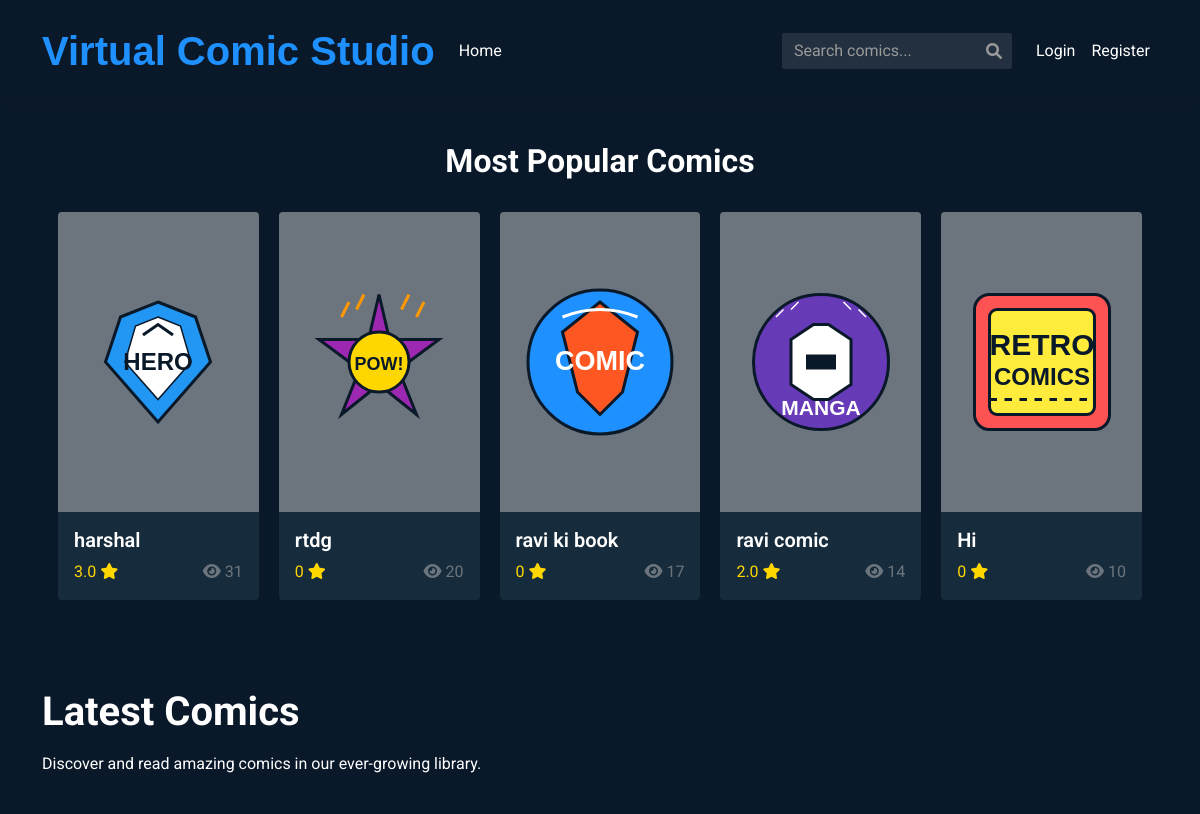
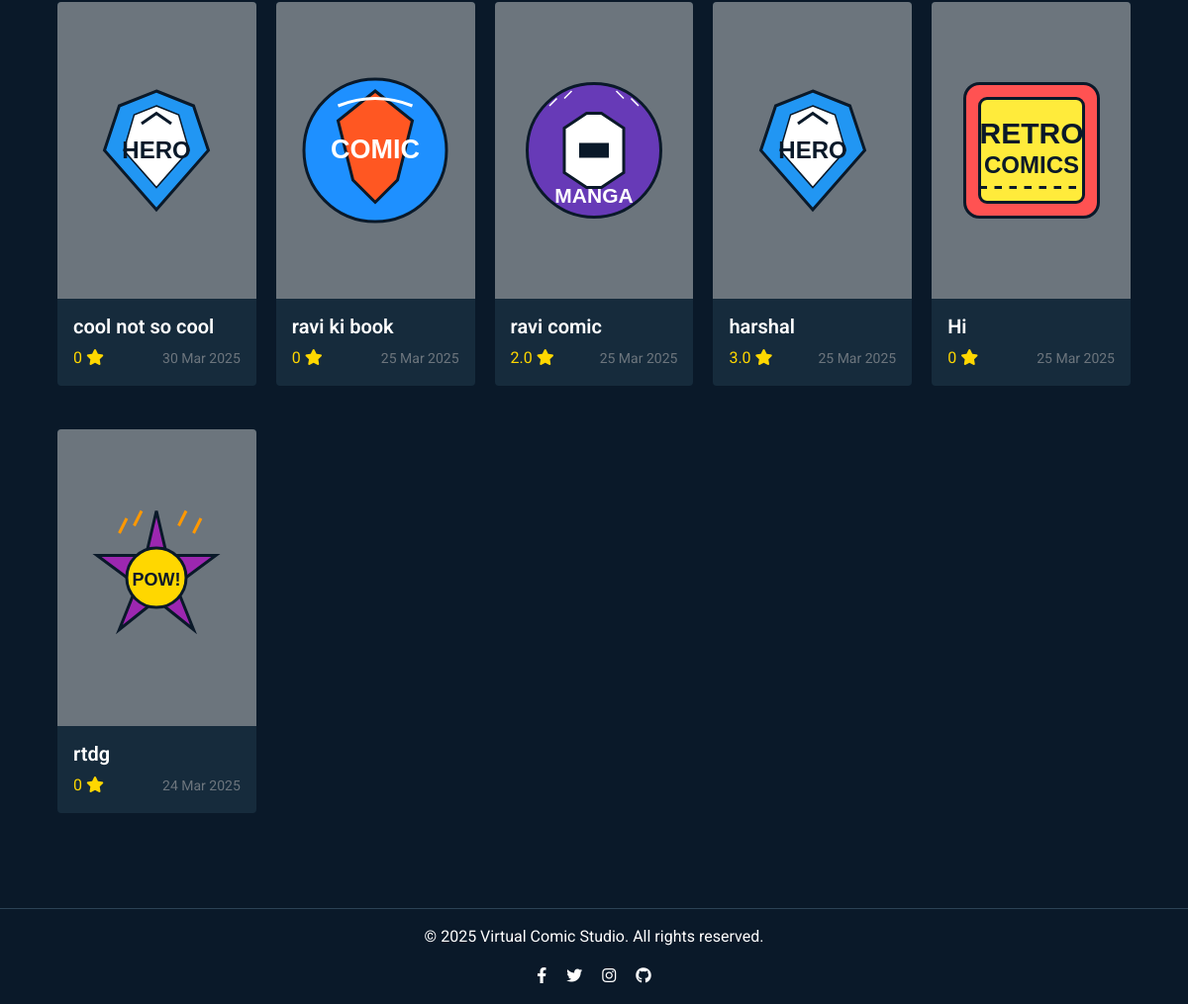
The app's page /, older data (2 pictures, top to bottom).
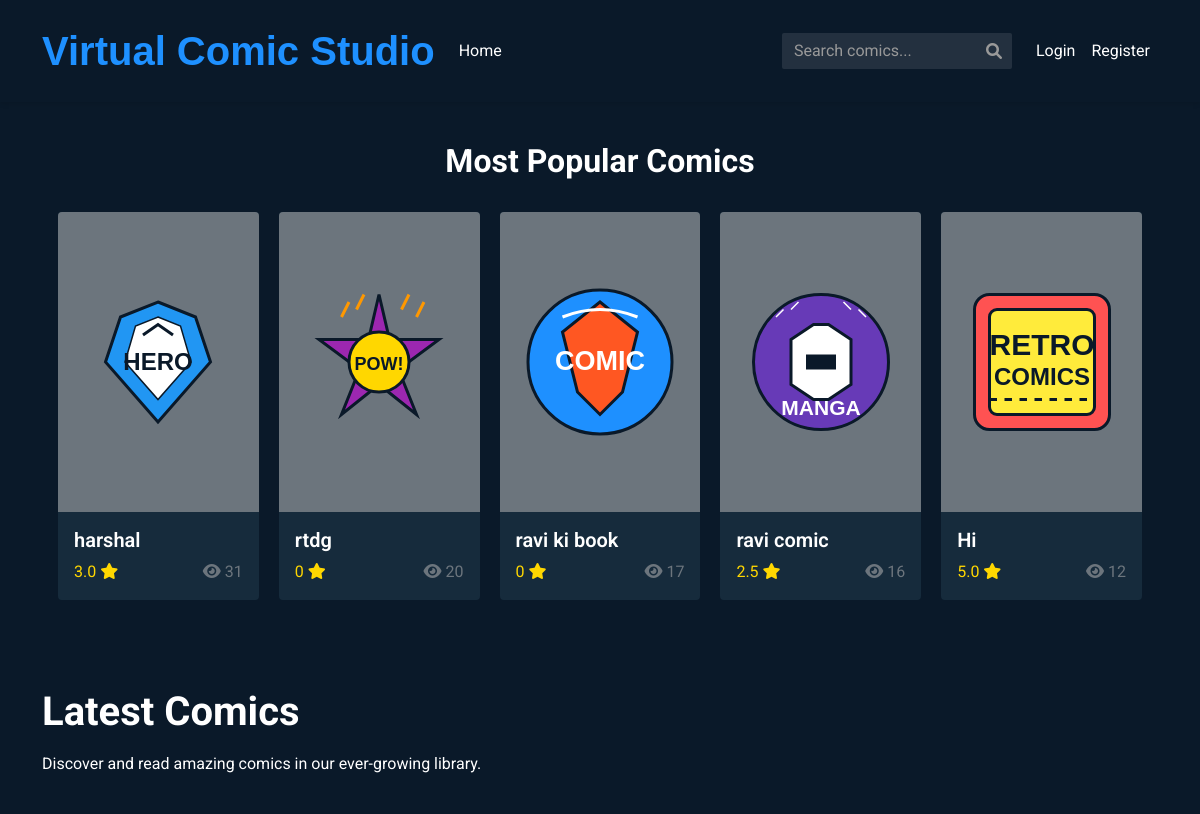
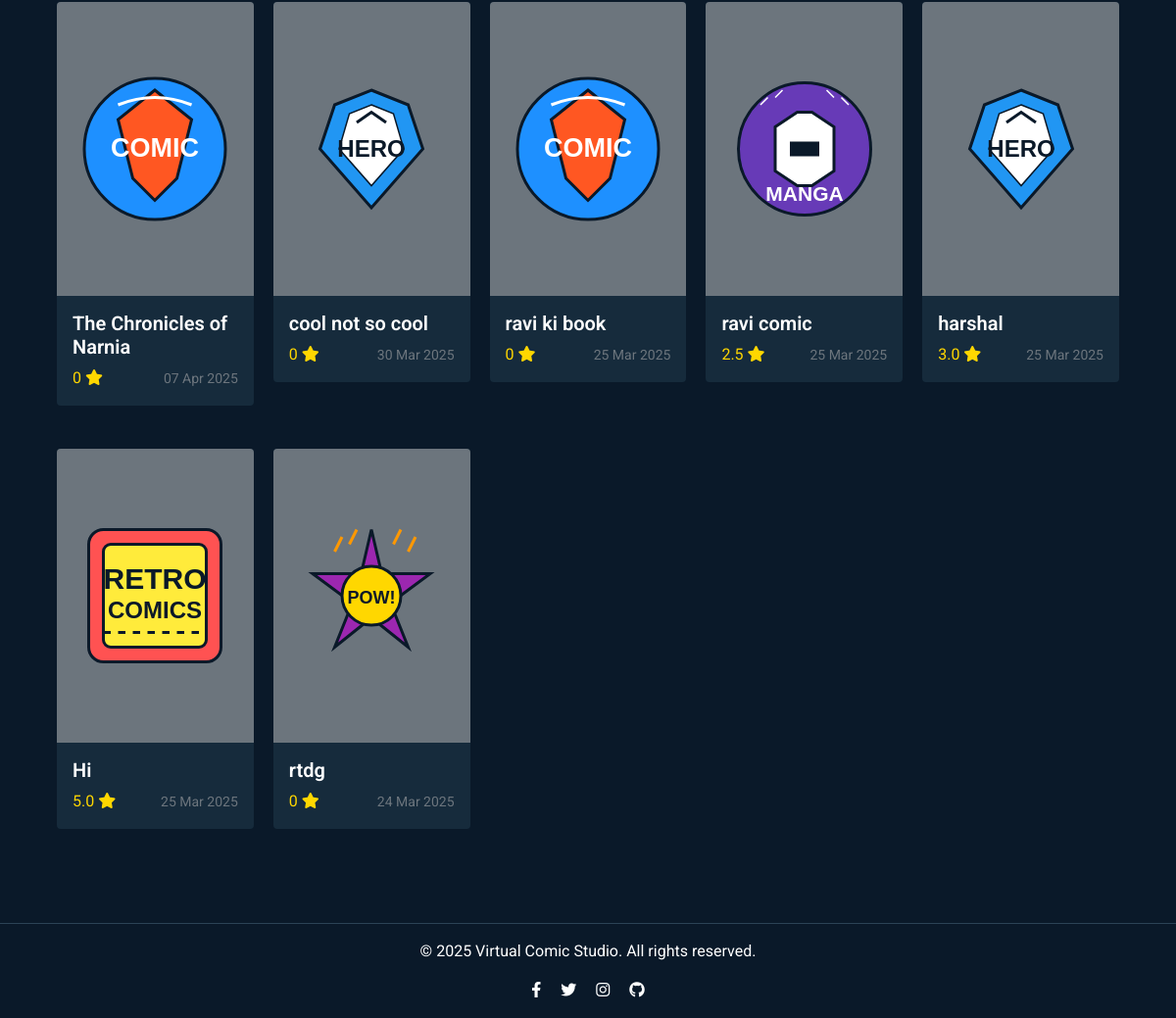
The same page, newer data (2 pictures, top to bottom).
### models.py (models this page shows, shortened)
class Comic(db.Model):
    id = db.Column(db.Integer, primary_key=True)
    title = db.Column(db.String(100), nullable=False)
    description = db.Column(db.Text, nullable=False)
    filename = db.Column(db.String(255), nullable=False, unique=True)
    owner_id = db.Column(db.Integer, db.ForeignKey('user.id'), nullable=False)
    upload_date = db.Column(db.DateTime, default=datetime.datetime.utcnow)
    views = db.Column(db.Integer, default=0)
    logo_id = db.Column(db.Integer, default=1) # Logo ID (1-5)
    reviews = db.relationship('Review', backref='comic', lazy='dynamic', cascade='all, delete-orphan')
    def get_average_rating(self):
        reviews = self.reviews.all()
        if not reviews:
            return 0
        return sum(review.rating for review in reviews) / len(reviews)

### routes.py (the view)
@app.route('/')
def index():
    recent_comics = Comic.query.order_by(Comic.upload_date.desc()).limit(10).all()
    return render_template('index.html', comics=recent_comics)

### templates/index.html (shortened to what this page needs)
{% extends "layout.html" %}  {% block content %}
{% if not search_query and comics|length > 0 %}
<div class="mb-5">
  <center><h2 class="mb-3">Most Popular Comics</h2></center>
  <div class="comics-grid">
    {% set popular_comics = comics|sort(attribute='views', reverse=True) %} {%
    for comic in popular_comics[:5] %}
    <div class="comic-card">
      <a href="{{ url_for('comic_details', comic_id=comic.id) }}">
        <div class="card">
          <div
            class="card-img-container bg-secondary d-flex align-items-center justify-content-center"
          >
            <img
              src="{{ url_for('static', filename='images/logo' + (comic.logo_id|string if comic.logo_id else '1') + '.svg') }}"
              alt="{{ comic.title }}"
              class="comic-logo-display"
            />
          </div>
          <div class="card-body">
            <h5 class="card-title">{{ comic.title }}</h5>
            <div class="d-flex justify-content-between align-items-center">
              <div class="comic-rating">
                {% set rating = comic.get_average_rating()|round(1) %}
                <span>{{ rating }}</span>
                <i class="fas fa-star"></i>
              </div>
              <span class="text-muted">
                <i class="fas fa-eye me-1"></i>{{ comic.views }}
              </span>
            </div>
          </div>
        </div>
      </a>
    </div>
    {% endfor %}
  </div>
</div>
{% endif %}
<div class="mb-4">
  <h1 class="mb-3">
    {% if search_query %}Search Results for "{{ search_query }}"{% else %}Latest
    Comics{% endif %}
  </h1>
  {% if search_query and comics|length == 0 %}
  <div class="alert alert-info">No comics found matching your search.</div>
  {% elif search_query %}
  <p>Found {{ comics|length }} comics matching your search.</p>
  {% else %}
  <p>Discover and read amazing comics in our ever-growing library.</p>
  {% endif %}
</div>
{% if comics|length > 0 %}
<div class="comics-grid">
  {% for comic in comics %}
  <div class="comic-card">
    <a href="{{ url_for('comic_details', comic_id=comic.id) }}">
      <div class="card">
        <div
          class="card-img-container bg-secondary d-flex align-items-center justify-content-center"
        >
          <img
            src="{{ url_for('static', filename='images/logo' + (comic.logo_id|string if comic.logo_id else '1') + '.svg') }}"
            alt="{{ comic.title }}"
            class="comic-logo-display"
          />
        </div>
        <div class="card-body">
          <h5 class="card-title">{{ comic.title }}</h5>
          <div class="d-flex justify-content-between align-items-center">
            <div class="comic-rating">
              {% set rating = comic.get_average_rating()|round(1) %}
              <span>{{ rating }}</span>
              <i class="fas fa-star"></i>
            </div>
            <small class="text-muted"
              >{{ comic.upload_date.strftime('%d %b %Y') }}</small
            >
          </div>
        </div>
      </div>
    </a>
  </div>
  {% endfor %}
</div>
{% endif %} {% endblock %}

### templates/layout.html (shortened to what this page needs)
<!DOCTYPE html>
<html lang="en">
  <head>
    <link
      href="https://cdn.jsdelivr.net/npm/bootstrap@5.1.3/dist/css/bootstrap.min.css"
      rel="stylesheet"
    />
    <link
      href="https://cdnjs.cloudflare.com/ajax/libs/font-awesome/6.0.0-beta3/css/all.min.css"
      rel="stylesheet"
    />
    <link
      rel="stylesheet"
      href="{{ url_for('static', filename='css/main.css') }}"
    />
  </head>
  <body>
    <nav class="navbar navbar-expand-lg navbar-dark">
      <div class="container">
        <a class="navbar-brand" href="{{ url_for('index') }}"
          >Virtual Comic Studio</a
        >
        <div class="collapse navbar-collapse" id="navbarNav">
          <ul class="navbar-nav me-auto">
            <li class="nav-item">
              <a class="nav-link" href="{{ url_for('index') }}">Home</a>
            </li>
          </ul>
          <form
            class="search-form d-flex"
            action="{{ url_for('search') }}"
            method="get"
          >
            <div class="position-relative">
              <input
                class="form-control search-input"
                type="search"
                name="q"
                placeholder="Search comics..."
                aria-label="Search"
                value="{{ search_query|default('') }}"
              />
              <i class="fas fa-search search-icon"></i>
            </div>
          </form>
          <ul class="navbar-nav">
            {% if current_user.is_authenticated %}
            <li class="nav-item dropdown">
              <a
                class="nav-link dropdown-toggle"
                href="#"
                id="userDropdown"
                role="button"
                data-bs-toggle="dropdown"
              >
                <i class="fas fa-user me-1"></i> {{ current_user.username }}
              </a>
              <ul class="dropdown-menu dropdown-menu-end">
                <li>
                  <a class="dropdown-item" href="{{ url_for('profile') }}"
                    >Profile</a
                  >
                </li>
                <li><hr class="dropdown-divider" /></li>
                <li>
                  <a class="dropdown-item" href="{{ url_for('logout') }}"
                    >Logout</a
                  >
                </li>
              </ul>
            </li>
            {% else %}
            <li class="nav-item">
              <a class="nav-link" href="{{ url_for('login') }}">Login</a>
            </li>
            <li class="nav-item">
              <a class="nav-link" href="{{ url_for('register') }}">Register</a>
            </li>
            {% endif %}
          </ul>
        </div>
      </div>
    </nav>
    <main class="container py-4">{% block content %}{% endblock %}</main>
    <footer class="text-center py-3">
      <div class="container">
        <p>&copy; 2025 Virtual Comic Studio. All rights reserved.</p>
        <div class="social-links">
          <a href="#" class="mx-2"><i class="fab fa-facebook-f"></i></a>
          <a href="#" class="mx-2"><i class="fab fa-twitter"></i></a>
          <a href="#" class="mx-2"><i class="fab fa-instagram"></i></a>
          <a href="#" class="mx-2"><i class="fab fa-github"></i></a>
        </div>
      </div>
    </footer>
  </body>
</html>

### static/css/main.css (style rules this page uses)
:root { --primary-bg: #0a1929; --secondary-bg: #1f4068; --accent-color: #1e90ff; --text-color: #ffffff; --card-bg: #162b3c; --hover-bg: #1d3649; --border-color: #2c4356; --success-color: #46b04a; --warning-color: #e6a23c; --danger-color: #f56c6c; --info-color: #909399; --font-main: "Roboto", "Arial", sans-serif; --standard-padding: 16px; --transition-speed: 0.3s; }
body { font-family: var(--font-main); background-color: var(--primary-bg); color: var(--text-color); margin: 0; padding: 0; line-height: 1.5; }
a { color: var(--text-color); text-decoration: none; transition: color var(--transition-speed) ease; }
h1, h2, h3, h4, h5, h6 { margin-top: 0; font-weight: 700; }
.navbar { background-color: var(--primary-bg) !important; padding: var(--standard-padding); box-shadow: 0 2px 5px rgba(0, 0, 0, 0.1); }
.navbar-brand { color: var(--accent-color) !important; font-size: 2.5rem; font-weight: bold; font-family: "Ubuntu", sans-serif; }
.navbar-dark .navbar-nav .nav-link { color: var(--text-color); transition: all var(--transition-speed) ease; }
.card { background-color: var(--card-bg); border: none; border-radius: 4px; transition: transform var(--transition-speed), box-shadow var(--transition-speed); margin-bottom: 1.5rem; overflow: hidden; }
.card-body { padding: var(--standard-padding); }
.card-title { margin-bottom: 0.5rem; font-weight: 600; }
.form-control { background-color: #333; border: 1px solid var(--border-color); color: var(--text-color); border-radius: 2px; }
.form-control::placeholder { color: #999; }
.comics-grid { display: grid; grid-template-columns: repeat(auto-fill, minmax(200px, 1fr)); gap: 20px; padding: var(--standard-padding); }
.comic-card { position: relative; height: 100%; }
.comic-card .card-img-container { position: relative; height: 300px; overflow: hidden; }
.comic-card img { width: 100%; height: 100%; object-fit: cover; }
.comic-logo-display { width: 80%; height: 80%; max-width: 150px; max-height: 150px; object-fit: contain; transition: transform var(--transition-speed); }
.comic-rating { color: #ffd700; }
footer { background-color: var(--primary-bg); padding: var(--standard-padding); text-align: center; margin-top: 2rem; border-top: 1px solid var(--border-color); }
.search-form { position: relative; margin-right: 1rem; }
.search-form .form-control { padding-right: 35px; background-color: rgba(255, 255, 255, 0.1); border: none; color: var(--text-color); }
.search-form .search-icon { position: absolute; right: 10px; top: 50%; transform: translateY(-50%); color: #999; }

Row changes from the older to the newer data that the page shows:
changed Comic "ravi comic": rating "2.0" → "2.5"; views "14" → "16"
changed Comic "Hi": rating "0" → "5.0"; views "10" → "12"
added Comic: title "The Chronicles of Narnia", rating "0", upload_date "07 Apr 2025", shown under "Latest Comics"
